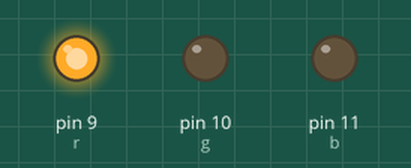
Simulated run of this sketch. Board: Arduino Uno, built with avr-gcc and run on an emulated ATmega328P. Shown: output pins drawn as LEDs (lit = HIGH).

Above: at 0.5 s.
At 2.5 s:
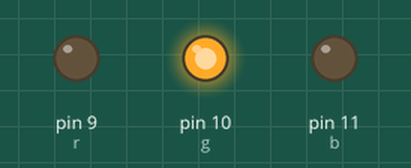
At 4.5 s:
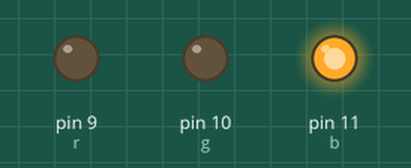
At 6.5 s:
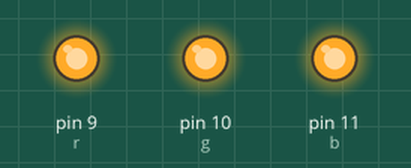
At 9.5 s:
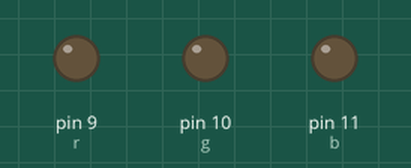
Timing chart, 0 to 10.4 s (numbered marks = the images above):
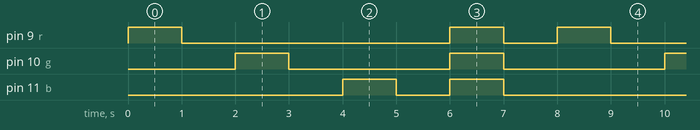

The sketch:

Circuit3.ino
```cpp
// Oliver Szabo
int r = 9;
int g = 10;
int b = 11;

void setup() {
  pinMode(r, OUTPUT); // Set digital pins to output
  pinMode(g, OUTPUT);
  pinMode(b, OUTPUT);
}

void loop() {
  digitalWrite(r, HIGH); // Light up red LED
  delay(1000);
  digitalWrite(r, LOW);
  delay(1000);

  digitalWrite(g, HIGH); // Green
  delay(1000);
  digitalWrite(g, LOW);
  delay(1000);

  digitalWrite(b, HIGH); // Blue
  delay(1000);
  digitalWrite(b, LOW);
  delay(1000);

  digitalWrite(r, HIGH); // All
  digitalWrite(g, HIGH);
  digitalWrite(b, HIGH);
  delay(1000);
  digitalWrite(r, LOW);
  digitalWrite(g, LOW);
  digitalWrite(b, LOW);
  delay(1000);
}
```

Measured:
- by itself, pin 9 (r): repeats every 8.0 s: LOW 5.0 s, HIGH 1.0 s, LOW 1.0 s, HIGH 1.0 s
- by itself, pin 10 (g): alternates HIGH for 1.0 s and LOW for 3.0 s
- by itself, pin 11 (b): repeats every 8.0 s: LOW 1.0 s, HIGH 1.0 s, LOW 5.0 s, HIGH 1.0 s
